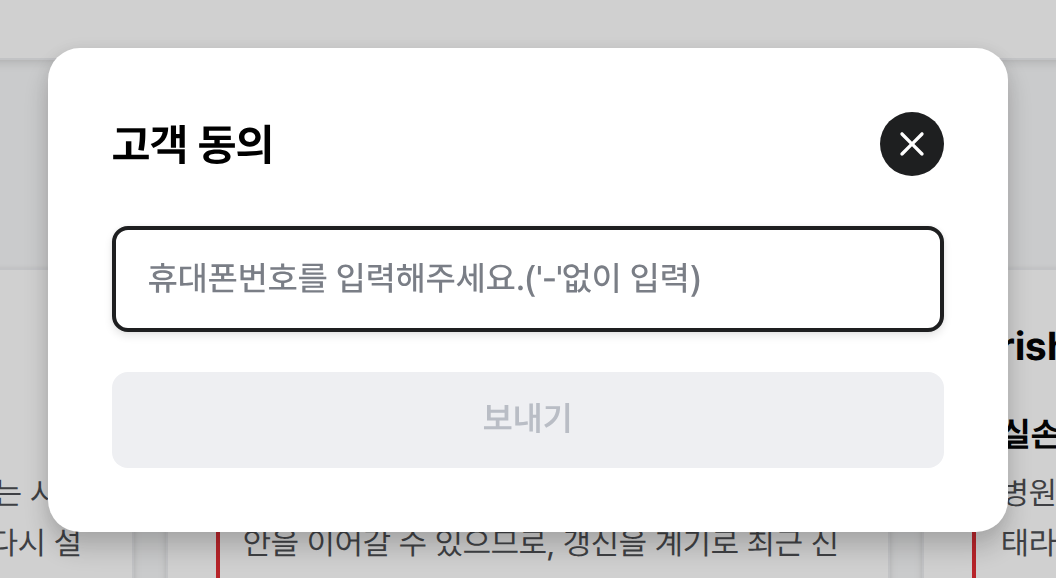
#> input picture guidebook_v4/captures/gate010/12_consent_modal.png, 1056 x 578 px, given in place of portal_entry_banner.png, which was not available
$ python crops_B.py
#> lines starting #> are read from the running program, lines starting #| are printed output that depends on the picture; pictures that were not available may be replaced by others from this repository, and a replacement may not be noted
# 그룹 B 새 그림 만들기 (다시 만들 때: python3 crops_B.py)  — 원본 파일은 건드리지 않고 fix_*.png 로만 저장
from PIL import Image
F = '/tmp/claude-0/-home-user-MeAI/f5d765e8-a442-5f2c-87c4-ad64e47ba212/scratchpad/final'
HERO = f'{F}/hero'

# [13] 롤링배너 왼쪽 부분 확대(③ 원 + '영업기회·고객확보 MeAI 홈 에서' + [MeAI 홈 바로가기] 버튼). 원본 portal_entry_banner.png(1536x420)
im = Image.open(f'{HERO}/portal_entry_banner.png').convert('RGB').crop((0, 0, 690, 420))
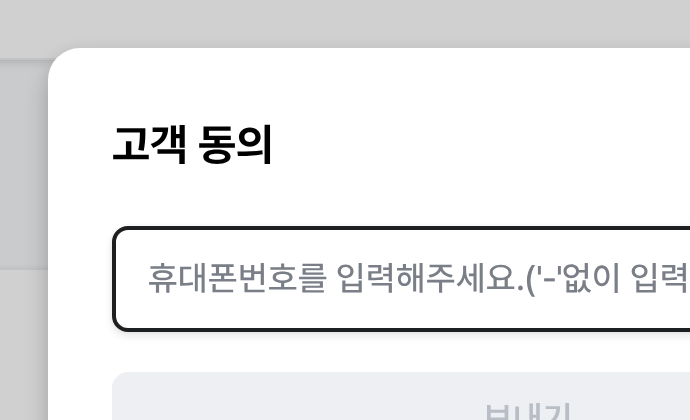
#> im: PIL image 690x420 RGB; mean R, G, B 236, 236.2, 236.7
im.save(f'{HERO}/fix_banner_left_z.png'); print('fix_banner_left_z', im.size)
#| fix_banner_left_z (690, 420)

# [22] 대문 범례 확대본(gate_legend_z.png 3420x450)의 오른쪽 빈 여백을 잘라 내용만(글자 끝 x2698) → 같은 폭에서 더 크게 보이게
im = Image.open(f'{HERO}/gate_legend_z.png').convert('RGB').crop((0, 0, 2750, 450))
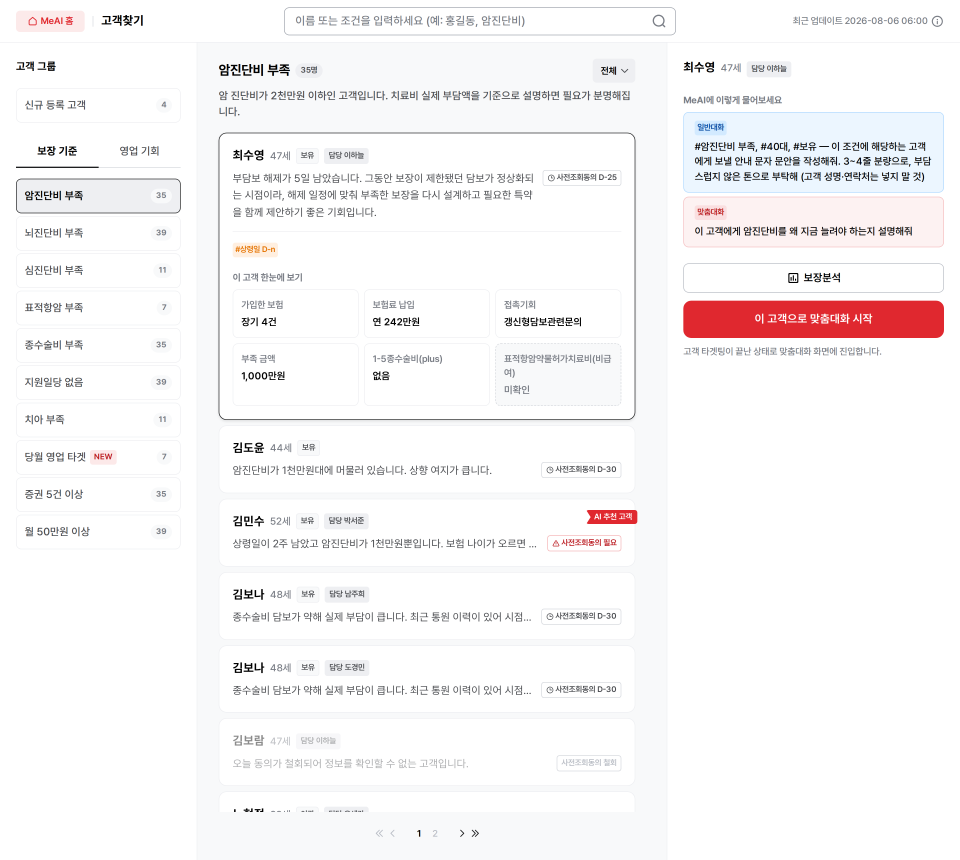
#> input picture guidebook_v4/captures/gate010/25_find_from_card_choi.png, 2880 x 2580 px, given in place of gate_legend_z.png, which was not available (shown at 1/3 size)
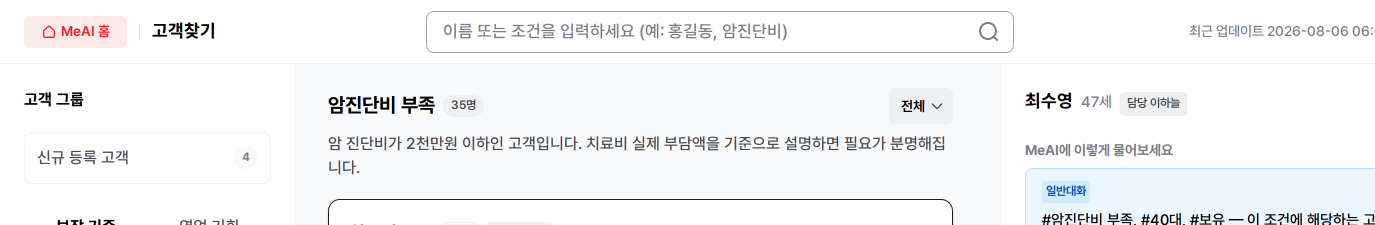
#> im: PIL image 2750x450 RGB (shown at 1/2 size); mean R, G, B 244.3, 245.1, 246.3
im.save(f'{HERO}/fix_legend_tight.png'); print('fix_legend_tight', im.size)
#| fix_legend_tight (2750, 450)

# [28] 2번 '고객찾기 · 펼친 카드' — 1·3번과 같은 고객(최수영)의 펼친 카드만. 원본 gate010/25_find_from_card_choi.png(2880x2580, dsf2)
#   카드 검은 테두리 x656~1905, y398~1259 → 사방 14px 여유
im = Image.open(f'{F}/gate010/25_find_from_card_choi.png').convert('RGB').crop((642, 384, 1920, 1272))
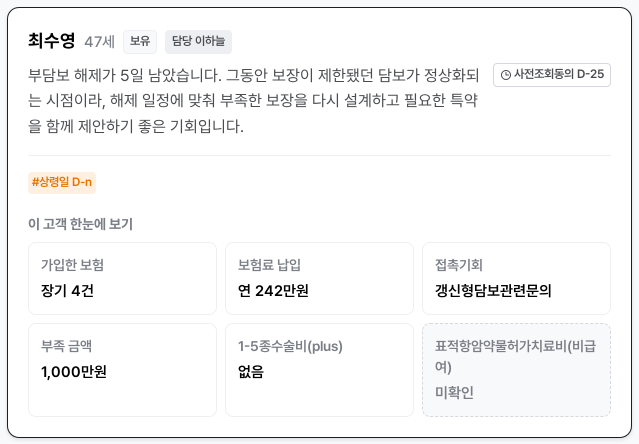
#> im: PIL image 1278x888 RGB (shown at 1/2 size); mean R, G, B 246.1, 246.2, 246.4
im.save(f'{HERO}/fix_find_card_choi.png'); print('fix_find_card_choi', im.size)
#| fix_find_card_choi (1278, 888)

# [28] 4번 '맞춤대화 화면' — custom_q_crop.png(2040x1800)에서 오른쪽 빈 여백과 위 버튼 줄을 빼고
#   계약 리스트 + '이번 대화에서 활용될 ○○님의 보험 가입 내역' 문장 + 추천 질문 입력창까지만 → 같은 폭에서 글자가 더 크게
im = Image.open(f'{HERO}/custom_q_crop.png').convert('RGB').crop((110, 170, 1680, 1792))
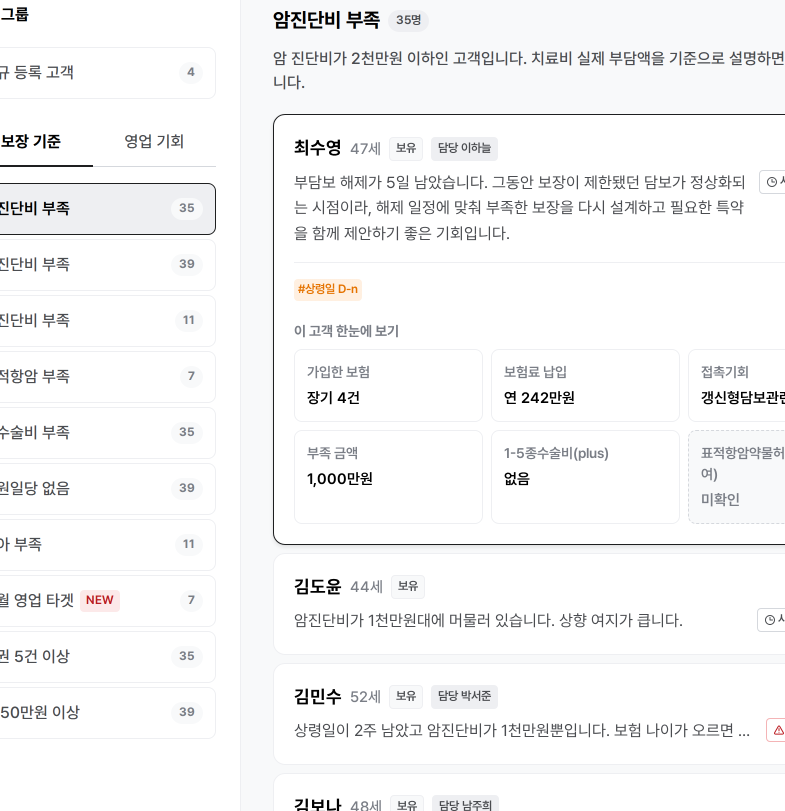
#> im: PIL image 1570x1622 RGB (shown at 1/2 size); mean R, G, B 246.2, 246.4, 246.7
im.save(f'{HERO}/fix_custom_q_tight.png'); print('fix_custom_q_tight', im.size)
#| fix_custom_q_tight (1570, 1622)
